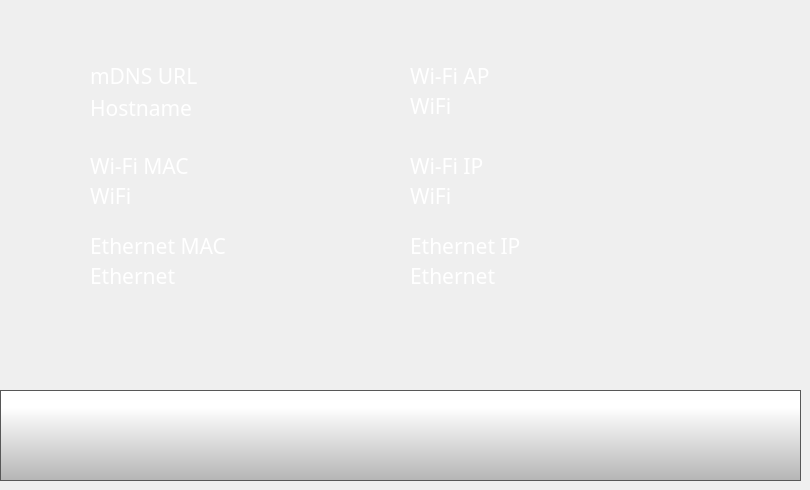
    <widget class="QWidget" name="networkInfoPage">
     <widget class="QLabel" name="hostnameLabel">
      <property name="geometry">
       <rect>
        <x>90</x>
        <y>60</y>
        <width>241</width>
        <height>31</height>
       </rect>
      </property>
      <property name="font">
       <font>
        <family>Gotham</family>
        <pointsize>16</pointsize>
        <weight>50</weight>
        <bold>false</bold>
       </font>
      </property>
      <property name="styleSheet">
       <string notr="true">color: rgb(255, 255, 255);
background-color: rgba(255, 255, 255, 0);</string>
      </property>
      <property name="text">
       <string>mDNS URL</string>
      </property>
     </widget>
     <widget class="QLabel" name="hostname">
      <property name="geometry">
       <rect>
        <x>90</x>
        <y>82</y>
        <width>311</width>
        <height>51</height>
       </rect>
      </property>
      <property name="font">
       <font>
        <family>Gotham</family>
        <pointsize>16</pointsize>
        <weight>50</weight>
        <bold>false</bold>
       </font>
      </property>
      <property name="styleSheet">
       <string notr="true">color: rgb(255, 255, 255);
background-color: rgba(255, 255, 255, 0);</string>
      </property>
      <property name="text">
       <string>Hostname</string>
      </property>
     </widget>
     <widget class="QLabel" name="wifiIpLabel">
      <property name="geometry">
       <rect>
        <x>90</x>
        <y>150</y>
        <width>240</width>
        <height>31</height>
       </rect>
      </property>
      <property name="font">
       <font>
        <family>Gotham</family>
        <pointsize>16</pointsize>
        <weight>50</weight>
        <bold>false</bold>
       </font>
      </property>
      <property name="styleSheet">
       <string notr="true">color: rgb(255, 255, 255);
background-color: rgba(255, 255, 255, 0);</string>
      </property>
      <property name="text">
       <string>Wi-Fi MAC</string>
      </property>
     </widget>
     <widget class="QLabel" name="wifiMac">
      <property name="geometry">
       <rect>
        <x>90</x>
        <y>170</y>
        <width>311</width>
        <height>51</height>
       </rect>
      </property>
      <property name="font">
       <font>
        <family>Gotham</family>
        <pointsize>16</pointsize>
        <weight>50</weight>
        <bold>false</bold>
       </font>
      </property>
      <property name="styleSheet">
       <string notr="true">color: rgb(255, 255, 255);
background-color: rgba(255, 255, 255, 0);</string>
      </property>
      <property name="text">
       <string>WiFi</string>
      </property>
     </widget>
     <widget class="QLabel" name="lanIpLabel">
      <property name="geometry">
       <rect>
        <x>90</x>
        <y>230</y>
        <width>240</width>
        <height>31</height>
       </rect>
      </property>
      <property name="font">
       <font>
        <family>Gotham</family>
        <pointsize>16</pointsize>
        <weight>50</weight>
        <bold>false</bold>
       </font>
      </property>
      <property name="styleSheet">
       <string notr="true">color: rgb(255, 255, 255);
background-color: rgba(255, 255, 255, 0);</string>
      </property>
      <property name="text">
       <string>Ethernet MAC</string>
      </property>
     </widget>
     <widget class="QLabel" name="lanMac">
      <property name="geometry">
       <rect>
        <x>90</x>
        <y>250</y>
        <width>301</width>
        <height>51</height>
       </rect>
      </property>
      <property name="font">
       <font>
        <family>Gotham</family>
        <pointsize>16</pointsize>
        <weight>50</weight>
        <bold>false</bold>
       </font>
      </property>
      <property name="styleSheet">
       <string notr="true">color: rgb(255, 255, 255);
background-color: rgba(255, 255, 255, 0);</string>
      </property>
      <property name="text">
       <string>Ethernet</string>
      </property>
     </widget>
     <widget class="QPushButton" name="networkInfoBackButton">
      <property name="geometry">
       <rect>
        <x>0</x>
        <y>390</y>
        <width>801</width>
        <height>91</height>
       </rect>
      </property>
      <property name="minimumSize">
       <size>
        <width>0</width>
        <height>0</height>
       </size>
      </property>
      <property name="font">
       <font>
        <family>Gotham</family>
        <pointsize>16</pointsize>
       </font>
      </property>
      <property name="styleSheet">
       <string notr="true">QPushButton {
     border: 1px solid rgb(87, 87, 87);
	background-color: qlineargradient(spread:pad, x1:0, y1:1, x2:0, y2:0.188, stop:0 rgba(180, 180, 180, 255), stop:1 rgba(255, 255, 255, 255));


}

QPushButton:pressed {
    background-color: qlineargradient(x1: 0, y1: 0, x2: 0, y2: 1,
                                      stop: 0 #dadbde, stop: 1 #f6f7fa);
}

QPushButton:flat {
    border: none; /* no border for a flat push button */
}

QPushButton:default {
    border-color: navy; /* make the default button prominent */
}</string>
      </property>
      <property name="text">
       <string/>
      </property>
      <property name="icon">
       <iconset>
        <normaloff>templates/img/arrows-4.png</normaloff>templates/img/arrows-4.png</iconset>
      </property>
      <property name="iconSize">
       <size>
        <width>50</width>
        <height>50</height>
       </size>
      </property>
      <property name="checkable">
       <bool>false</bool>
      </property>
      <property name="autoDefault">
       <bool>false</bool>
      </property>
      <property name="default">
       <bool>false</bool>
      </property>
      <property name="flat">
       <bool>false</bool>
      </property>
     </widget>
     <widget class="QLabel" name="wifiMacLabel">
      <property name="geometry">
       <rect>
        <x>410</x>
        <y>150</y>
        <width>240</width>
        <height>31</height>
       </rect>
      </property>
      <property name="font">
       <font>
        <family>Gotham</family>
        <pointsize>16</pointsize>
        <weight>50</weight>
        <bold>false</bold>
       </font>
      </property>
      <property name="styleSheet">
       <string notr="true">color: rgb(255, 255, 255);
background-color: rgba(255, 255, 255, 0);</string>
      </property>
      <property name="text">
       <string>Wi-Fi IP</string>
      </property>
     </widget>
     <widget class="QLabel" name="lanMacLabel">
      <property name="geometry">
       <rect>
        <x>410</x>
        <y>230</y>
        <width>240</width>
        <height>31</height>
       </rect>
      </property>
      <property name="font">
       <font>
        <family>Gotham</family>
        <pointsize>16</pointsize>
        <weight>50</weight>
        <bold>false</bold>
       </font>
      </property>
      <property name="styleSheet">
       <string notr="true">color: rgb(255, 255, 255);
background-color: rgba(255, 255, 255, 0);</string>
      </property>
      <property name="text">
       <string>Ethernet IP</string>
      </property>
     </widget>
     <widget class="QLabel" name="wifiIp">
      <property name="geometry">
       <rect>
        <x>410</x>
        <y>170</y>
        <width>381</width>
        <height>51</height>
       </rect>
      </property>
      <property name="font">
       <font>
        <family>Gotham</family>
        <pointsize>16</pointsize>
        <weight>50</weight>
        <bold>false</bold>
       </font>
      </property>
      <property name="styleSheet">
       <string notr="true">color: rgb(255, 255, 255);
background-color: rgba(255, 255, 255, 0);</string>
      </property>
      <property name="text">
       <string>WiFi</string>
      </property>
     </widget>
     <widget class="QLabel" name="lanIp">
      <property name="geometry">
       <rect>
        <x>410</x>
        <y>250</y>
        <width>381</width>
        <height>51</height>
       </rect>
      </property>
      <property name="font">
       <font>
        <family>Gotham</family>
        <pointsize>16</pointsize>
        <weight>50</weight>
        <bold>false</bold>
       </font>
      </property>
      <property name="styleSheet">
       <string notr="true">color: rgb(255, 255, 255);
background-color: rgba(255, 255, 255, 0);</string>
      </property>
      <property name="text">
       <string>Ethernet</string>
      </property>
     </widget>
     <widget class="QLabel" name="wifiApLabel">
      <property name="geometry">
       <rect>
        <x>410</x>
        <y>60</y>
        <width>240</width>
        <height>31</height>
       </rect>
      </property>
      <property name="font">
       <font>
        <family>Gotham</family>
        <pointsize>16</pointsize>
        <weight>50</weight>
        <bold>false</bold>
       </font>
      </property>
      <property name="styleSheet">
       <string notr="true">color: rgb(255, 255, 255);
background-color: rgba(255, 255, 255, 0);</string>
      </property>
      <property name="text">
       <string>Wi-Fi AP</string>
      </property>
     </widget>
     <widget class="QLabel" name="wifiAp">
      <property name="geometry">
       <rect>
        <x>410</x>
        <y>80</y>
        <width>381</width>
        <height>51</height>
       </rect>
      </property>
      <property name="font">
       <font>
        <family>Gotham</family>
        <pointsize>16</pointsize>
        <weight>50</weight>
        <bold>false</bold>
       </font>
      </property>
      <property name="styleSheet">
       <string notr="true">color: rgb(255, 255, 255);
background-color: rgba(255, 255, 255, 0);</string>
      </property>
      <property name="text">
       <string>WiFi</string>
      </property>
     </widget>
     <zorder>hostnameLabel</zorder>
     <zorder>wifiIpLabel</zorder>
     <zorder>wifiMac</zorder>
     <zorder>lanIpLabel</zorder>
     <zorder>lanMac</zorder>
     <zorder>networkInfoBackButton</zorder>
     <zorder>hostname</zorder>
     <zorder>wifiMacLabel</zorder>
     <zorder>lanMacLabel</zorder>
     <zorder>wifiIp</zorder>
     <zorder>lanIp</zorder>
     <zorder>wifiApLabel</zorder>
     <zorder>wifiAp</zorder>
    </widget>
